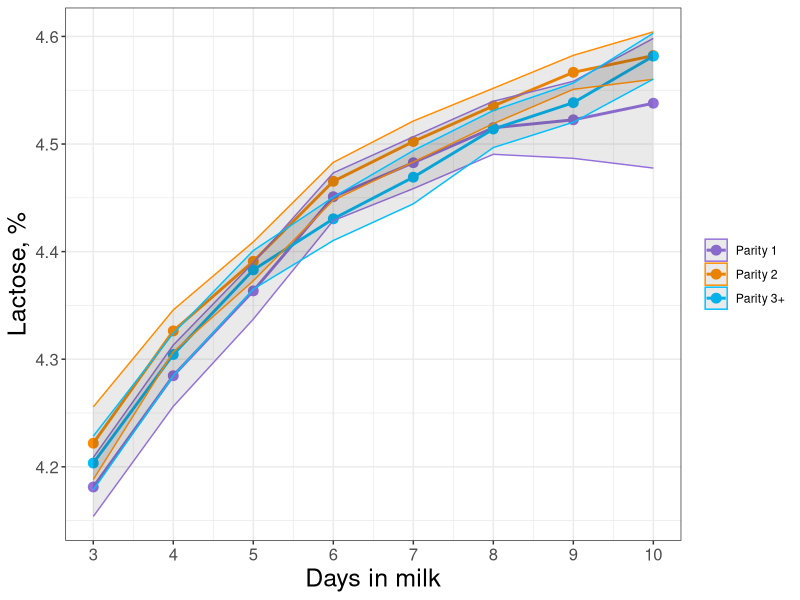
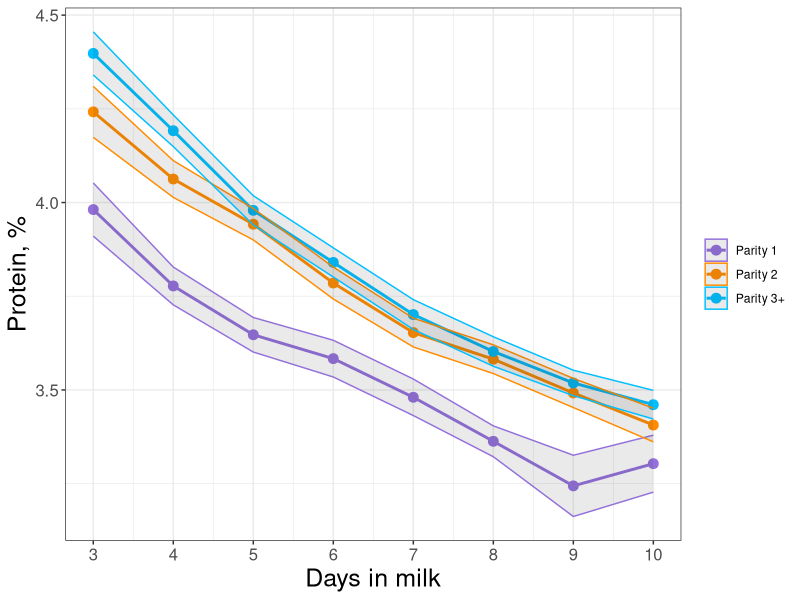
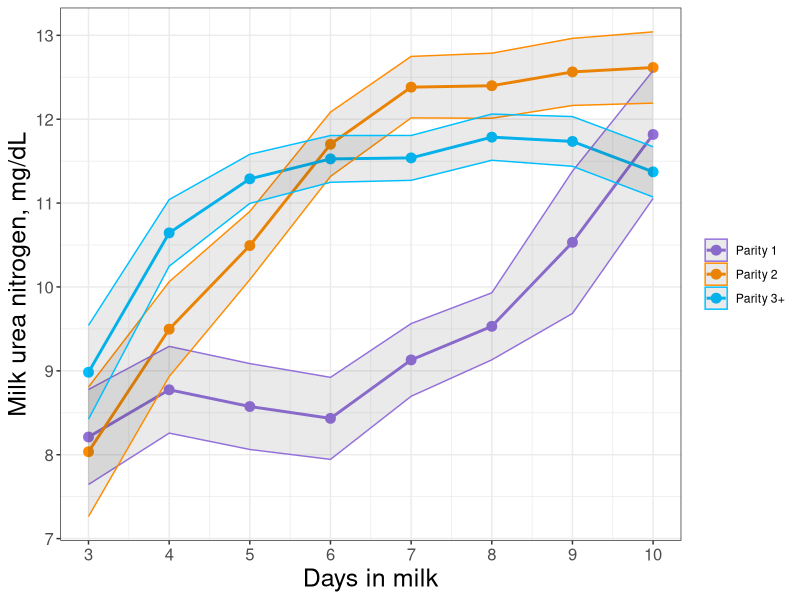
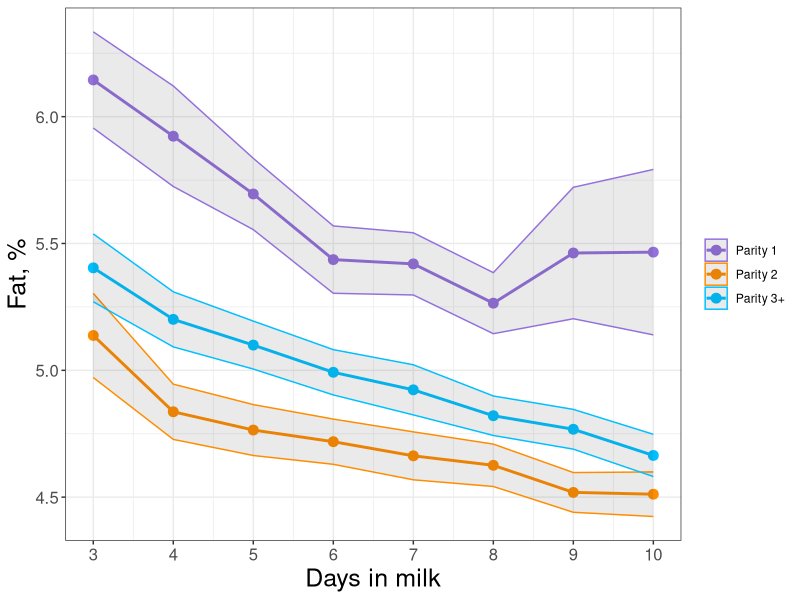
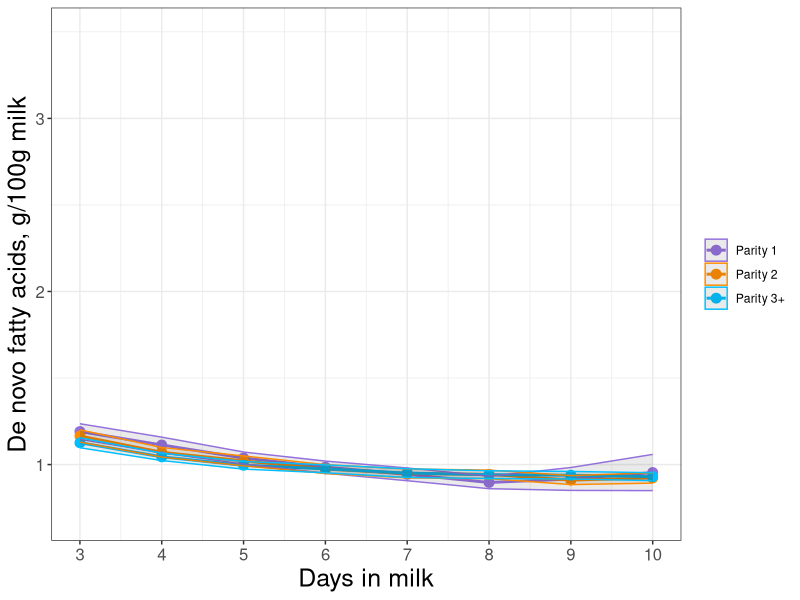
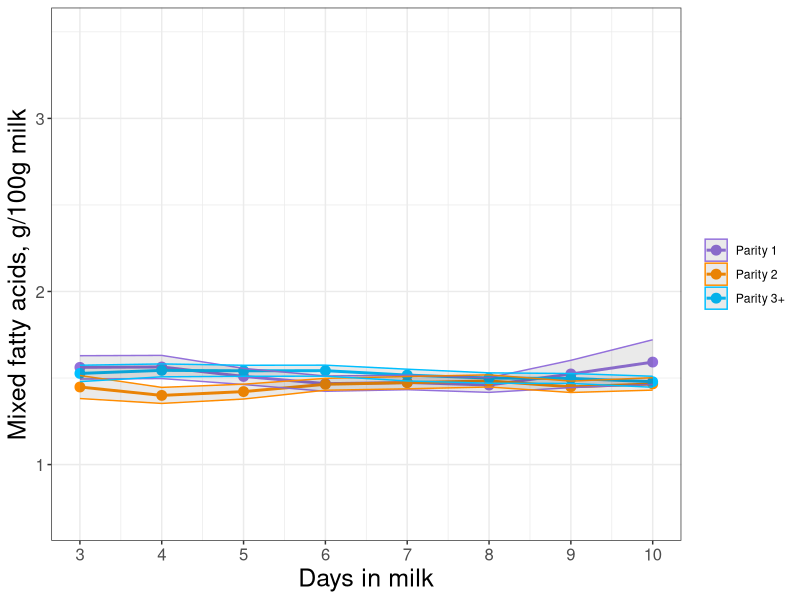
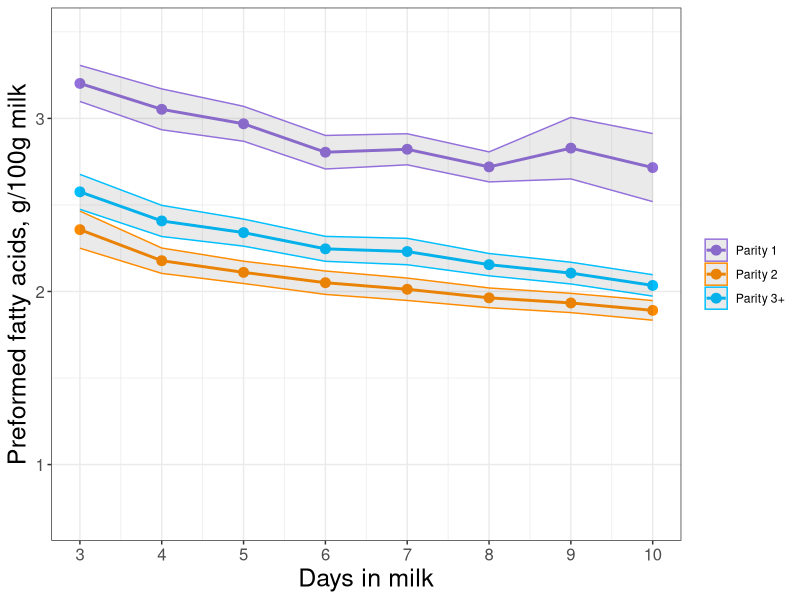
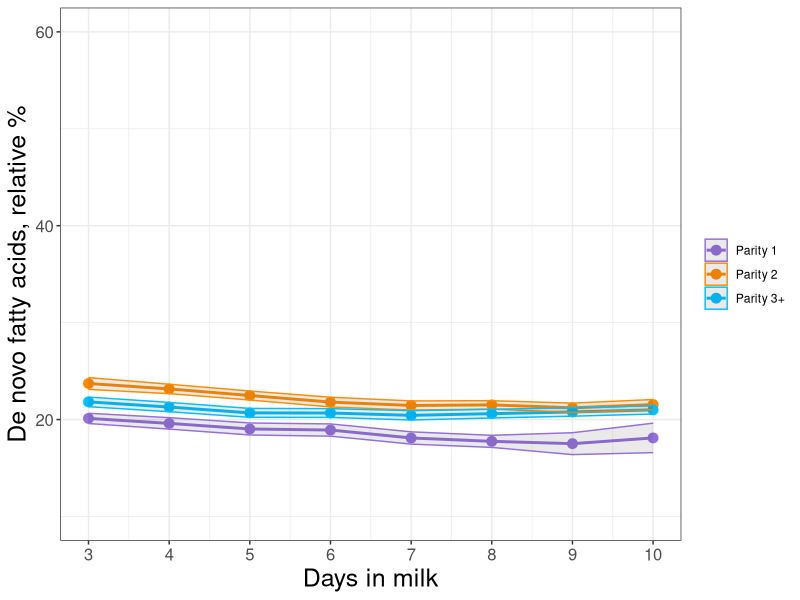

These figures' R source, in order:
## ---- chunk 1
knitr::opts_chunk$set(echo = TRUE)
## ---- chunk 2

library(tidyr)
library(dplyr)
library(ggplot2)
library(readr)

df <- read_csv("FINAL dataset.csv")


# Here, I filter the dataset to only include the relevant variables (cow ID, potential predictors, health events) and restrict the dataset to the timepoints 3-10 DIM. I also remove 7 jersey cows from the dataset.
df = df %>% 
  select(cow_id, dim, milkweightlbs, parity, dim_met, dim_da, dim_ket, dim_cull, dim_mast, lactose, protein, mun, fatb70a30, denovofa, mixedfa, preformedfa, dnrel, mixrel, pfrel, c160,
         c180, c181c9, acetone, nefaPREDICTED, bhbPREDICTED) %>% 
  filter(dim<=10 & dim>=3) %>% 
  filter(cow_id != 30351 & cow_id != 38267 & cow_id != 38469 & cow_id != 38836 & 
           cow_id != 60614 & cow_id != 60619 & cow_id != 60630)

# This creates binary variables for health outcomes. We only want to consider illness within the first 14 days because that is when most cows leave the pen of concern. A cow is therefore considered "sick" if it has metritis, ketosis, or DA.
df$metritis = 0; df$metritis[!is.na(df$dim_met) & df$dim_met <= 14] = 1
df$DA = 0; df$DA[!is.na(df$dim_da) & df$dim_da <= 14] = 1
df$ketosis = 0; df$ketosis[!is.na(df$dim_ket) & df$dim_ket <= 14] = 1
df$cull = 0; df$cull[!is.na(df$dim_cull)] = 1
df$mastitis = 0; df$mastitis[!is.na(df$dim_mast)] = 1
df$sick= 0; df$sick[df$metritis + df$DA + df$ketosis != 0] = 1
df$multiparous = 0; df$multiparous[df$parity>1] = 1
df$multiparous = as.factor(df$multiparous)


### Removes milk collections from dataset after they get sick (from ketosis, DA, metritis, or mastitis). We suspect that the milk composition will be disrupted, and we only are interested in predicting health outcomes from samples taken before they are diagnosed as sick. Mastitis is not a health outcome of concern for this study, but we highly suspect it will significantly impact milk composition.
df = df %>% 
  filter( (dim<=dim_ket | is.na(dim_ket)) &
            (dim<=dim_da | is.na(dim_da)) &
            (dim<=dim_met | is.na(dim_met)) &
            (dim<=dim_mast | is.na(dim_mast)) )


#
#
#
#

### End of initial data modification

## ---- chunk 3

df$multi = 0; df$multi[df$parity == 2] = 1; df$multi[df$parity >= 3] = 2
df$multi = as.factor(df$multi)
levels(df$multi) = c("Parity 1", "Parity 2", "Parity 3+")

# Lactose
dta = df %>% 
  group_by(dim, multi) %>% 
  summarise(se = sd(lactose) / sqrt(n()), lactose = mean(lactose))

ggplot(data = dta, aes(x = dim, y = lactose, color = multi, group = multi)) +
  geom_line(size = 1) +
  geom_point(size = 3) +
  geom_ribbon(aes(ymin = dta$lactose - 1.96*dta$se, ymax = dta$lactose + 1.96*dta$se), alpha = 0.1) +
  xlab("Days in milk") + ylab("Lactose, %") + labs(color=NULL) +
  scale_x_continuous(breaks = 3:10) +
  scale_color_manual(values=c("mediumpurple", "darkorange", "deepskyblue1")) +
  theme_bw() +
  theme(axis.text = element_text(size = 12), 
        axis.title = element_text(size=18))

## ---- chunk 4

# Protein
dta = df %>% 
  group_by(dim, multi) %>% 
  summarise(se = sd(protein) / sqrt(n()), protein = mean(protein))

ggplot(data = dta, aes(x = dim, y = protein, color = multi, group = multi)) +
  geom_line(size = 1) +
  geom_point(size = 3) +
  geom_ribbon(aes(ymin = dta$protein - 1.96*dta$se, ymax = dta$protein + 1.96*dta$se), alpha = 0.1) +
  xlab("Days in milk") + ylab("Protein, %") + labs(color=NULL) +
  scale_x_continuous(breaks = 3:10) +
  scale_color_manual(values=c("mediumpurple", "darkorange", "deepskyblue1")) +
  theme_bw() +
  theme(axis.text = element_text(size = 12), 
        axis.title = element_text(size=18))

## ---- chunk 5


# MUN
dta = df %>% 
  group_by(dim, multi) %>% 
  summarise(se = sd(mun) / sqrt(n()), mun = mean(mun))

ggplot(data = dta, aes(x = dim, y = mun, color = multi, group = multi)) +
  geom_line(size = 1) +
  geom_point(size = 3) +
  geom_ribbon(aes(ymin = dta$mun - 1.96*dta$se, ymax = dta$mun + 1.96*dta$se), alpha = 0.1) +
  xlab("Days in milk") + ylab("Milk urea nitrogen, mg/dL") + labs(color=NULL) +
  scale_x_continuous(breaks = 3:10) +
  scale_color_manual(values=c("mediumpurple", "darkorange", "deepskyblue1")) +
  theme_bw() +
  theme(axis.text = element_text(size = 12), 
        axis.title = element_text(size=18))

## ---- chunk 6

# Fat
dta = df %>% 
  group_by(dim, multi) %>% 
  summarise(se = sd(fatb70a30) / sqrt(n()), fatb70a30 = mean(fatb70a30))

ggplot(data = dta, aes(x = dim, y = fatb70a30, color = multi, group = multi)) +
  geom_line(size = 1) +
  geom_point(size = 3) +
  geom_ribbon(aes(ymin = dta$fatb70a30 - 1.96*dta$se, ymax = dta$fatb70a30 + 1.96*dta$se), alpha = 0.1) +
  xlab("Days in milk") + ylab("Fat, %") + labs(color=NULL) +
  scale_x_continuous(breaks = 3:10) +
  scale_color_manual(values=c("mediumpurple", "darkorange", "deepskyblue1")) +
  theme_bw() +
  theme(axis.text = element_text(size = 12), 
        axis.title = element_text(size=18))

## ---- chunk 7

# De Novo FA
dta = df %>% 
  group_by(dim, multi) %>% 
  summarise(se = sd(denovofa) / sqrt(n()), denovofa = mean(denovofa))

ggplot(data = dta, aes(x = dim, y = denovofa, color = multi, group = multi)) +
  geom_line(size = 1) +
  geom_point(size = 3) +
  geom_ribbon(aes(ymin = dta$denovofa - 1.96*dta$se, ymax = dta$denovofa + 1.96*dta$se), alpha = 0.1) +
  xlab("Days in milk") + ylab("De novo fatty acids, g/100g milk") + labs(color=NULL) + ylim(0.7,3.5) +
  scale_x_continuous(breaks = 3:10) +
  scale_color_manual(values=c("mediumpurple", "darkorange", "deepskyblue1")) +
  theme_bw() +
  theme(axis.text = element_text(size = 12), 
        axis.title = element_text(size=18))

## ---- chunk 8

# Mixed FA
dta = df %>% 
  group_by(dim, multi) %>% 
  summarise(se = sd(mixedfa) / sqrt(n()), mixedfa = mean(mixedfa))

ggplot(data = dta, aes(x = dim, y = mixedfa, color = multi, group = multi)) +
  geom_line(size = 1) +
  geom_point(size = 3) +
  geom_ribbon(aes(ymin = dta$mixedfa - 1.96*dta$se, ymax = dta$mixedfa + 1.96*dta$se), alpha = 0.1) +
  xlab("Days in milk") + ylab("Mixed fatty acids, g/100g milk") + labs(color=NULL) + ylim(0.7,3.5) +
  scale_x_continuous(breaks = 3:10) +
  scale_color_manual(values=c("mediumpurple", "darkorange", "deepskyblue1")) +
  theme_bw() +
  theme(axis.text = element_text(size = 12), 
        axis.title = element_text(size=18))

## ---- chunk 9

# Preformed FA
dta = df %>% 
  group_by(dim, multi) %>% 
  summarise(se = sd(preformedfa) / sqrt(n()), preformedfa = mean(preformedfa))

ggplot(data = dta, aes(x = dim, y = preformedfa, color = multi, group = multi)) +
  geom_line(size = 1) +
  geom_point(size = 3) +
  geom_ribbon(aes(ymin = dta$preformedfa - 1.96*dta$se, ymax = dta$preformedfa + 1.96*dta$se), alpha = 0.1) +
  xlab("Days in milk") + ylab("Preformed fatty acids, g/100g milk") + labs(color=NULL) + ylim(0.7,3.5) +
  scale_x_continuous(breaks = 3:10) +
  scale_color_manual(values=c("mediumpurple", "darkorange", "deepskyblue1")) +
  theme_bw() +
  theme(axis.text = element_text(size = 12), 
        axis.title = element_text(size=18))

## ---- chunk 10

# Relative % of De Novo FA
dta = df %>% 
  group_by(dim, multi) %>% 
  summarise(se = sd(dnrel) / sqrt(n()), dnrel = mean(dnrel))

ggplot(data = dta, aes(x = dim, y = dnrel, color = multi, group = multi)) +
  geom_line(size = 1) +
  geom_point(size = 3) +
  geom_ribbon(aes(ymin = dta$dnrel - 1.96*dta$se, ymax = dta$dnrel + 1.96*dta$se), alpha = 0.1) +
  xlab("Days in milk") + ylab("De novo fatty acids, relative %") + labs(color=NULL) + ylim(10,60) +
  scale_x_continuous(breaks = 3:10) +
  scale_color_manual(values=c("mediumpurple", "darkorange", "deepskyblue1")) +
  theme_bw() +
  theme(axis.text = element_text(size = 12), 
        axis.title = element_text(size=18))

## ---- chunk 11


# Relative % of Mixed FA
dta = df %>% 
  group_by(dim, multi) %>% 
  summarise(se = sd(mixrel) / sqrt(n()), mixrel = mean(mixrel))

ggplot(data = dta, aes(x = dim, y = mixrel, color = multi, group = multi)) +
  geom_line(size = 1) +
  geom_point(size = 3) +
  geom_ribbon(aes(ymin = dta$mixrel - 1.96*dta$se, ymax = dta$mixrel + 1.96*dta$se), alpha = 0.1) +
  xlab("Days in milk") + ylab("Mixed fatty acids, relative %") + labs(color=NULL) + ylim(10,60) +
  scale_x_continuous(breaks = 3:10) +
  scale_color_manual(values=c("mediumpurple", "darkorange", "deepskyblue1")) +
  theme_bw() +
  theme(axis.text = element_text(size = 12), 
        axis.title = element_text(size=18))

## ---- chunk 12


# Relative % of Preformed FA
dta = df %>% 
  group_by(dim, multi) %>% 
  summarise(se = sd(pfrel) / sqrt(n()), pfrel = mean(pfrel))

ggplot(data = dta, aes(x = dim, y = pfrel, color = multi, group = multi)) +
  geom_line(size = 1) +
  geom_point(size = 3) +
  geom_ribbon(aes(ymin = dta$pfrel - 1.96*dta$se, ymax = dta$pfrel + 1.96*dta$se), alpha = 0.1) +
  xlab("Days in milk") + ylab("Preformed fatty acids, relative %") + labs(color=NULL) + ylim(10,60) +
  scale_x_continuous(breaks = 3:10) +
  scale_color_manual(values=c("mediumpurple", "darkorange", "deepskyblue1")) +
  theme_bw() +
  theme(axis.text = element_text(size = 12), 
        axis.title = element_text(size=18))

## ---- chunk 13

# c160
dta = df %>% 
  group_by(dim, multi) %>% 
  summarise(se = sd(c160) / sqrt(n()), c160 = mean(c160))

ggplot(data = dta, aes(x = dim, y = c160, color = multi, group = multi)) +
  geom_line(size = 1) +
  geom_point(size = 3) +
  geom_ribbon(aes(ymin = dta$c160 - 1.96*dta$se, ymax = dta$c160 + 1.96*dta$se), alpha = 0.1) +
  xlab("Days in milk") + ylab("C16:0, g/100g milk") + labs(color=NULL) + ylim(0.4,1.8) +
  scale_x_continuous(breaks = 3:10) +
  scale_color_manual(values=c("mediumpurple", "darkorange", "deepskyblue1")) +
  theme_bw() +
  theme(axis.text = element_text(size = 12), 
        axis.title = element_text(size=18))

## ---- chunk 14


# c180
dta = df %>% 
  group_by(dim, multi) %>% 
  summarise(se = sd(c180) / sqrt(n()), c180 = mean(c180))

ggplot(data = dta, aes(x = dim, y = c180, color = multi, group = multi)) +
  geom_line(size = 1) +
  geom_point(size = 3) +
  geom_ribbon(aes(ymin = dta$c180 - 1.96*dta$se, ymax = dta$c180 + 1.96*dta$se), alpha = 0.1) +
  xlab("Days in milk") + ylab("C18:0, g/100g milk") + labs(color=NULL) + ylim(0.4,1.8) +
  scale_x_continuous(breaks = 3:10) +
  scale_color_manual(values=c("mediumpurple", "darkorange", "deepskyblue1")) +
  theme_bw() +
  theme(axis.text = element_text(size = 12), 
        axis.title = element_text(size=18))

## ---- chunk 15


# c181c9
dta = df %>% 
  group_by(dim, multi) %>% 
  summarise(se = sd(c181c9) / sqrt(n()), c181c9 = mean(c181c9))

ggplot(data = dta, aes(x = dim, y = c181c9, color = multi, group = multi)) +
  geom_line(size = 1) +
  geom_point(size = 3) +
  geom_ribbon(aes(ymin = dta$c181c9 - 1.96*dta$se, ymax = dta$c181c9 + 1.96*dta$se), alpha = 0.1) +
  xlab("Days in milk") + ylab("C18:1 cis-9, g/100g milk") + labs(color=NULL) + ylim(0.4,1.8) +
  scale_x_continuous(breaks = 3:10) +
  scale_color_manual(values=c("mediumpurple", "darkorange", "deepskyblue1")) +
  theme_bw() +
  theme(axis.text = element_text(size = 12), 
        axis.title = element_text(size=18))

## ---- chunk 16

# Acetone
dta = df %>% 
  group_by(dim, multi) %>% 
  summarise(se = sd(acetone) / sqrt(n()), acetone = mean(acetone))

ggplot(data = dta, aes(x = dim, y = acetone, color = multi, group = multi)) +
  geom_line(size = 1) +
  geom_point(size = 3) +
  geom_ribbon(aes(ymin = dta$acetone - 1.96*dta$se, ymax = dta$acetone + 1.96*dta$se), alpha = 0.1) +
  xlab("Days in milk") + ylab("Acetone, mmol/L") + labs(color=NULL) +
  scale_x_continuous(breaks = 3:10) +
  scale_color_manual(values=c("mediumpurple", "darkorange", "deepskyblue1")) +
  theme_bw() +
  theme(axis.text = element_text(size = 12), 
        axis.title = element_text(size=18))

## ---- chunk 17

# nefaPREDICTED
df.scaled.nefa = df %>% 
  mutate(nefaPREDICTED = nefaPREDICTED/1000)

dta = df.scaled.nefa %>% 
  group_by(dim, multi) %>% 
  summarise(se = sd(nefaPREDICTED) / sqrt(n()), nefaPREDICTED = mean(nefaPREDICTED))

ggplot(data = dta, aes(x = dim, y = nefaPREDICTED, color = multi, group = multi)) +
  geom_line(size = 1) +
  geom_point(size = 3) +
  geom_ribbon(aes(ymin = dta$nefaPREDICTED - 1.96*dta$se, ymax = dta$nefaPREDICTED + 1.96*dta$se), alpha = 0.1) +
  xlab("Days in milk") + ylab("Predicted blood NEFA, mmol/L") + labs(color=NULL) +
  scale_x_continuous(breaks = 3:10) +
  scale_color_manual(values=c("mediumpurple", "darkorange", "deepskyblue1")) +
  theme_bw() +
  theme(axis.text = element_text(size = 12), 
        axis.title = element_text(size=18))

## ---- chunk 18


#bhbPREDICTED
dta = df %>% 
  group_by(dim, multi) %>% 
  summarise(se = sd(bhbPREDICTED) / sqrt(n()), bhbPREDICTED = mean(bhbPREDICTED))

ggplot(data = dta, aes(x = dim, y = bhbPREDICTED, color = multi, group = multi)) +
  geom_line(size = 1) +
  geom_point(size = 3) +
  geom_ribbon(aes(ymin = dta$bhbPREDICTED - 1.96*dta$se, ymax = dta$bhbPREDICTED + 1.96*dta$se), alpha = 0.1) +
  xlab("Days in milk") + ylab("BHB, mmol/L") + labs(color=NULL) +
  scale_x_continuous(breaks = 3:10) +
  scale_color_manual(values=c("mediumpurple", "darkorange", "deepskyblue1")) +
  theme_bw() +
  theme(axis.text = element_text(size = 12), 
        axis.title = element_text(size=18))

